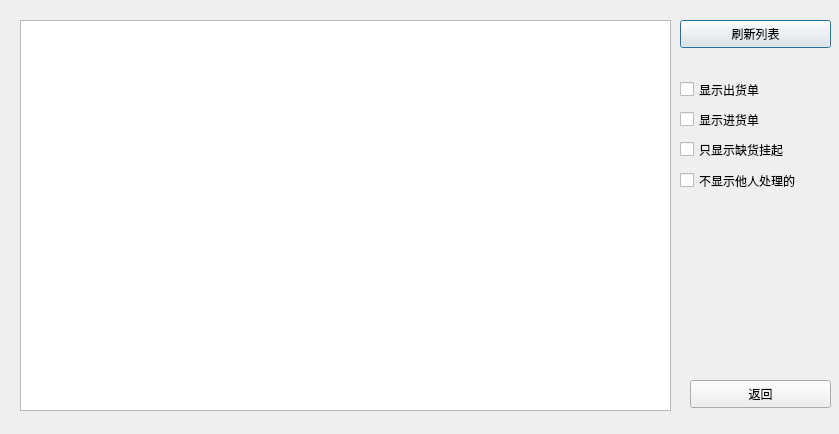
<?xml version="1.0" encoding="UTF-8"?>
<ui version="4.0">
 <class>Admin_Check</class>
 <widget class="QDialog" name="Admin_Check">
  <property name="geometry">
   <rect>
    <x>0</x>
    <y>0</y>
    <width>839</width>
    <height>434</height>
   </rect>
  </property>
  <property name="windowTitle">
   <string>Dialog</string>
  </property>
  <widget class="QTableView" name="tableView_display">
   <property name="geometry">
    <rect>
     <x>20</x>
     <y>20</y>
     <width>651</width>
     <height>391</height>
    </rect>
   </property>
  </widget>
  <widget class="QPushButton" name="btn_refresh">
   <property name="geometry">
    <rect>
     <x>680</x>
     <y>20</y>
     <width>151</width>
     <height>28</height>
    </rect>
   </property>
   <property name="text">
    <string>刷新列表</string>
   </property>
  </widget>
  <widget class="QPushButton" name="btn_back">
   <property name="geometry">
    <rect>
     <x>690</x>
     <y>380</y>
     <width>141</width>
     <height>28</height>
    </rect>
   </property>
   <property name="text">
    <string>返回</string>
   </property>
  </widget>
  <widget class="QCheckBox" name="checkBox_shipment">
   <property name="geometry">
    <rect>
     <x>680</x>
     <y>80</y>
     <width>141</width>
     <height>19</height>
    </rect>
   </property>
   <property name="text">
    <string>显示出货单</string>
   </property>
   <property name="checked">
    <bool>false</bool>
   </property>
  </widget>
  <widget class="QCheckBox" name="checkBox_Purchase">
   <property name="geometry">
    <rect>
     <x>680</x>
     <y>110</y>
     <width>141</width>
     <height>19</height>
    </rect>
   </property>
   <property name="text">
    <string>显示进货单</string>
   </property>
   <property name="checked">
    <bool>false</bool>
   </property>
  </widget>
  <widget class="QCheckBox" name="checkBox_OnlyMe">
   <property name="geometry">
    <rect>
     <x>680</x>
     <y>170</y>
     <width>151</width>
     <height>21</height>
    </rect>
   </property>
   <property name="text">
    <string>不显示他人处理的</string>
   </property>
   <property name="checked">
    <bool>false</bool>
   </property>
  </widget>
  <widget class="QCheckBox" name="checkBox_OnlySuspend">
   <property name="geometry">
    <rect>
     <x>680</x>
     <y>140</y>
     <width>141</width>
     <height>19</height>
    </rect>
   </property>
   <property name="text">
    <string>只显示缺货挂起</string>
   </property>
   <property name="checked">
    <bool>false</bool>
   </property>
  </widget>
 </widget>
 <resources/>
 <connections/>
</ui>
